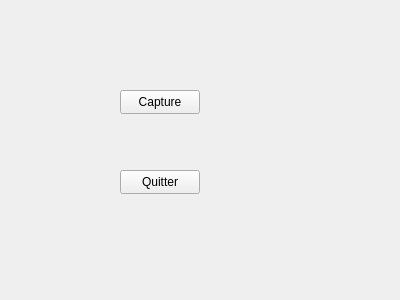
<?xml version="1.0" encoding="UTF-8"?>
<ui version="4.0">
 <class>Widget</class>
 <widget class="QWidget" name="Widget">
  <property name="geometry">
   <rect>
    <x>0</x>
    <y>0</y>
    <width>400</width>
    <height>300</height>
   </rect>
  </property>
  <property name="windowTitle">
   <string>Widget</string>
  </property>
  <widget class="QPushButton" name="pushButton">
   <property name="geometry">
    <rect>
     <x>120</x>
     <y>90</y>
     <width>80</width>
     <height>24</height>
    </rect>
   </property>
   <property name="text">
    <string>Capture</string>
   </property>
  </widget>
  <widget class="QPushButton" name="pushButton_2">
   <property name="geometry">
    <rect>
     <x>120</x>
     <y>170</y>
     <width>80</width>
     <height>24</height>
    </rect>
   </property>
   <property name="text">
    <string>Quitter</string>
   </property>
  </widget>
 </widget>
 <layoutdefault spacing="6" margin="11"/>
 <resources/>
 <connections>
  <connection>
   <sender>pushButton_2</sender>
   <signal>clicked()</signal>
   <receiver>Widget</receiver>
   <slot>close()</slot>
   <hints>
    <hint type="sourcelabel">
     <x>178</x>
     <y>187</y>
    </hint>
    <hint type="destinationlabel">
     <x>239</x>
     <y>196</y>
    </hint>
   </hints>
  </connection>
 </connections>
</ui>
